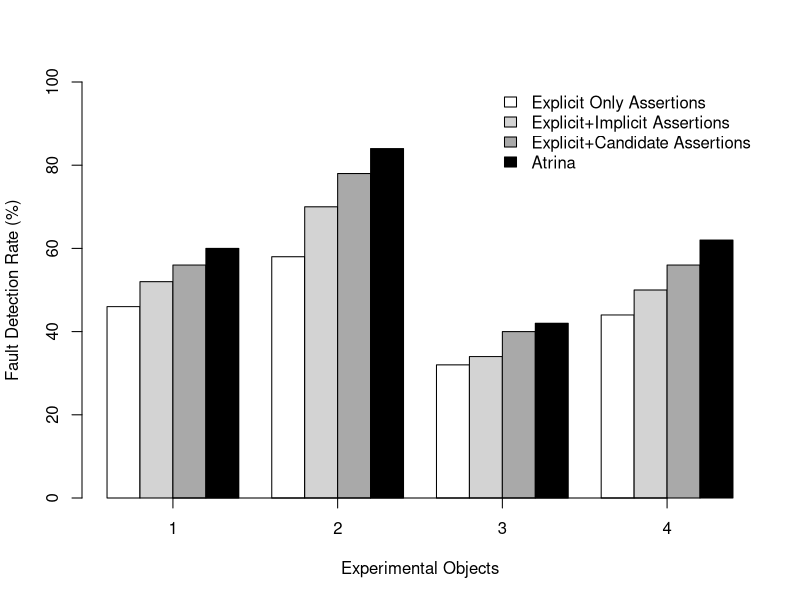

Write R code to recreate this figure.
data <- read.csv(file="../data/assertionTypeFaultDetec.txt", header=T)

pdf("assertionTypeFaultDetec.pdf")

x <- data$appId

#manualY<-data$manual
expY<-data$exp
implExpY<-data$implExp
candidExpY<-data$candidExp
atrinaY<-data$atrina

height <- rbind(expY, implExpY, candidExpY, atrinaY)



#colors <- grey.colors(3, start = 0.8, end = 0.4, gamma = 2.2)

colors<-c("white", "lightgray", "darkgray", "black")

mp <- barplot(height, beside = TRUE, 
ylim = c(0, 100), ylab="Fault Detection Rate (%)", xlab="Experimental Objects", col=colors)



myaxis <- c(3, 8, 13, 18)
myaxislab <- c(1, 2, 3, 4)  

labels <- c('Explicit Only Assertions', 'Explicit+Implicit Assertions', 'Explicit+Candidate Assertions', 'Atrina')
#inset <- c(0.1, 0.1)
axis(1, at = myaxis, labels = myaxislab, cex.axis = 1)
legend("topright", labels, fill=colors, bty="n")
dev.off()
